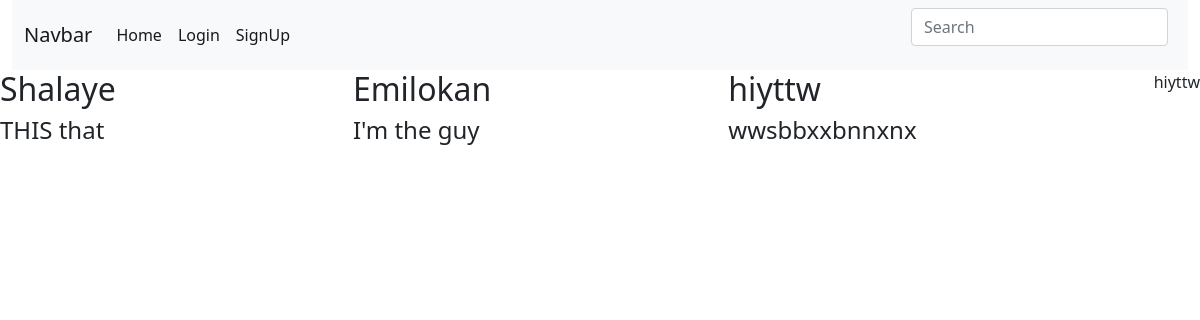
/sides/, run on an earlier commit of the app's database.
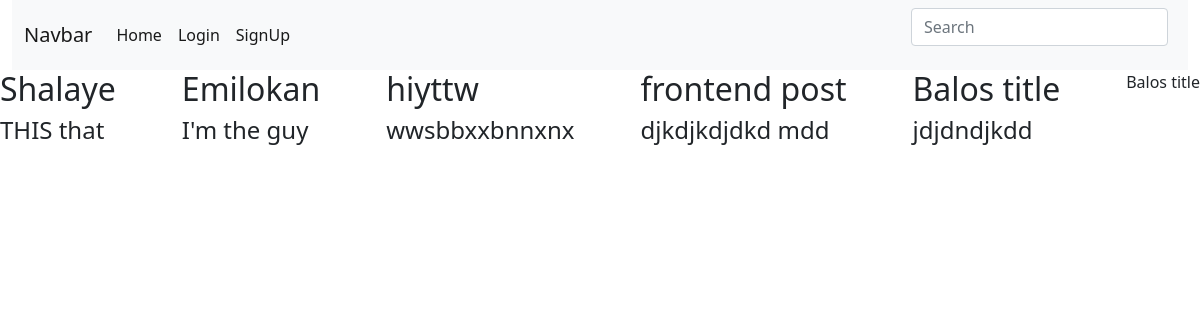
And on a later commit of the database.
### my_app/models.py (models this page shows)
class Post(models.Model):
    title = models.CharField(max_length=50) #input
    body = models.TextField() #large input
    date_created = models.DateTimeField(default=timezone.now) #calendar
    owner = models.ForeignKey(User, on_delete=models.CASCADE) #one to many is foreign key, many to many also exists

### my_app/views.py (the view)
# urls.py: path('sides/', views.sides, name = 'sides'),
def sides(request):
    posts = Post.objects.all()
    last_post = Post.objects.all().last()
    print(posts)
    return render(request, 'my_app/sides.html', {'posts': posts,'last_post': last_post})

### my_app/templates/my_app/sides.html
{% extends 'my_app/base.html' %} {% block main-content %}
<div class="cont d-flex justify-content-between">
  {%for post in posts%}
  <div class="mainguy d-flex flex-column">
    <h2>{{post.title}}</h2>
    <h4>{{post.body}}</h4>
  </div>
  {% endfor %}
  <div class="sideguy">{{last_post.title}}</div>
</div>
{% endblock main-content %}

### my_app/templates/my_app/base.html (shortened to what this page needs)
<html lang="en">
  <head>
    <link
      href="https://cdn.jsdelivr.net/npm/bootstrap@5.0.2/dist/css/bootstrap.min.css"
      rel="stylesheet"
    />
  </head>
  <body>
    <div class="container-fluid">
      <nav class="navbar navbar-expand-lg navbar-light bg-light">
        <div class="container-fluid">
          <a class="navbar-brand" href="#">Navbar</a>
          <div class="collapse navbar-collapse" id="navbarSupportedContent">
            <ul class="navbar-nav me-auto mb-2 mb-lg-0">
              <li class="nav-item">
                <a
                  class="nav-link active"
                  aria-current="page"
                  href="{% url 'home' %}"
                  >Home</a
                >
              </li>
              {%if user.is_authenticated%}
              <li class="nav-item">
                <a
                  class="nav-link active"
                  aria-current="page"
                  href="{%url 'signout'%}"
                  >Logout</a
                >
              </li>
              {%else%}
              <li class="nav-item">
                <a
                  class="nav-link active"
                  aria-current="page"
                  href="{%url 'signin'%}"
                  >Login</a
                >
              </li>
              <li class="nav-item">
                <a
                  class="nav-link active"
                  aria-current="page"
                  href="{% url 'signup' %}"
                  >SignUp</a
                >
              </li>
              {%endif%}
            </ul>
            <form class="d-flex">
              <input
                class="form-control me-2"
                type="search"
                placeholder="Search"
                aria-label="Search"
              />
            </form>
          </div>
        </div>
      </nav>
    </div>
    {%block main-content%} {%endblock%}
  </body>
</html>

What changed in the data, as far as the page shows it:
added Post: title "frontend post", body "djkdjkdjdkd mdd"
added Post: title "Balos title", body "jdjdndjkdd"
Also different on the page:
{{ last_post.title }}: "hiyttw" → "Balos title"
